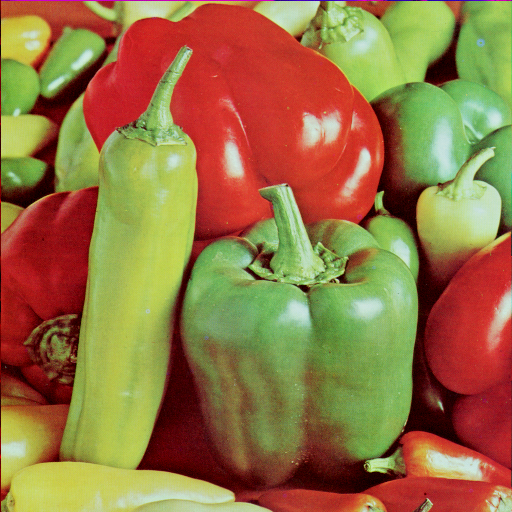
#> input picture legumes.tiff, 512 x 512 px
$ python pdi_funcoes.py
#> lines starting #> are read from the running program, lines starting #| are printed output that depends on the picture; after the words box and inside, x2 and y2 are one past the last pixel; in counts of white or black regions, pixels touching at a corner belong together
import numpy as np
from PIL import Image

def clip_image(img_float):
    return np.clip(img_float, 0, 255).astype(np.uint8)

# Operações algebricas
    # Dissolve uniforme
# [13 lines left out: functions dissolve_uniforme, dissolve_nao_uniforme, not called in this run]

# Transformações de intensidade

def negativo(f): # inverte escala de cinza
    return 255 - f

# Estica a faixa [r_min, r_max] pra [s_min, s_max]
# [4 lines left out: function alargamento_contraste, not called in this run]

def limiarizacao(f, limiar): # Binariza a imagem, pixels com valor >= limiar recebem 255, caso contrario recebem 0
    out = np.where(f >= limiar, 255, 0)
    return out.astype(np.uint8)

# [18 lines left out: functions potencia_gamma, logaritmo, expansao, not called in this run]

def equalizacao(f):
    altura, largura = f.shape # Altura e Largura da imagem
    n_pixels = altura * largura

    hist = np.zeros(256, dtype= int)
    for val in f.flat:
        hist[val] += 1

    cdf = np.cumsum(hist)
    t_map = np.round(255 * cdf / n_pixels).astype(np.uint8)

    out = t_map[f]

    return out

# Contraste adaptativo
def contraste_adaptivo(f, n, c):
    pad = n // 2
    f_d = f.astype(np.float64)
    f_padded = np.pad(f_d, pad, mode = 'edge')
    alt, larg = f.shape

    out = np.zeros_like(f_d)

    for i in range(alt):
        for j in range(larg):
            regiao = f_padded[i : i + n, j + n]
            m_local = np.mean(regiao)

            out[i, j] = c * (f_d[i, j] - m_local) + m_local

    return clip_image(out)

# Convolução genérica
def convolucao(f, h_kernel, offset=0, tratamento_borda='replicate'): # Convolução bidimensional genérica: g = f * h + offset.
    kh, kw = h_kernel.shape
    pad_h, pad_w = kh // 2, kw // 2
    f_d = f.astype(np.float64)

    if tratamento_borda == 'zero':
        f_padded = np.pad(f_d, ((pad_h, pad_h), (pad_w, pad_w)), mode='constant')
    elif tratamento_borda == 'reflect':
        f_padded = np.pad(f_d, ((pad_h, pad_h), (pad_w, pad_w)), mode='reflect')
    else:
        f_padded = np.pad(f_d, ((pad_h, pad_h), (pad_w, pad_w)), mode='edge')

    kernel_inv = np.flip(h_kernel)
    out_h, out_w = f.shape
    g = np.zeros((out_h, out_w), dtype=np.float64)

    for i in range(out_h):
        for j in range(out_w):
            regiao = f_padded[i : i + kh, j : j + kw]
            g[i, j] = np.sum(regiao * kernel_inv) + offset

    return g

# [6 lines left out: function filtro_media, not called in this run]

def filtro_mediana(f, n): # filtro de mediana com vizinhança n x n
    pad = n // 2

    f_padded = np.pad(f, pad, mode = 'edge')
    alt, larg = f.shape

    saida = np.zeros((alt, larg), dtype = np.uint8)

    for i in range(alt):
        for j in range(larg):
            regiao = f_padded[i : i + n, j : j + n]
            saida[i, j] = np.median(regiao)

    return saida

# [12 lines left out: function operador_roberts, not called in this run]

def operador_sobel(f):
    sx = np.array([[-1, 0, 1], [2, 0, -2], [-1, 0, 1]], dtype = np.float64)
    sy = np.array([[-1,-2, -1], [0, 0, 0], [1, 2, 1]], dtype = np.float64)

    gx = convolucao(f, sx)
    gy = convolucao(f, sy)

    mag = np.hypot(gx, gy)

    return gx, gy, clip_image(mag)

# [16 lines left out: function operador_kirsh, not called in this run]

def operador_laplaciano(f):
    lap_kernel = np.array([[0, 1, 0], [1, -4, 1], [0, 1,0 ]], dtype = np.float64)

    return convolucao(f, lap_kernel)


def agucamento_laplaciano(f, c = -1.0):
    lap = operador_laplaciano(f)

    f_d = f.astype(np.float64)
    g_sharp = f_d + c * lap

    return clip_image(np.abs(lap)), clip_image(g_sharp)

def high_boost(f, c = 1.0, n_blur = 3):
    f_d = f.astype(np.float64)
    kernel_blur = np.ones((n_blur, n_blur), dtype = np.float64) / (n_blur * n_blur)

    f_suavizada = convolucao(f, kernel_blur)
    mascara = f_d - f_suavizada

    g_hb = f_d + c * mascara # g_hb = high booost
    return clip_image(mascara), clip_image(g_hb)

caminho_imagem = 'legumes.tiff'

imagem_pil = Image.open(caminho_imagem).convert('L') # converte para escala de cinza
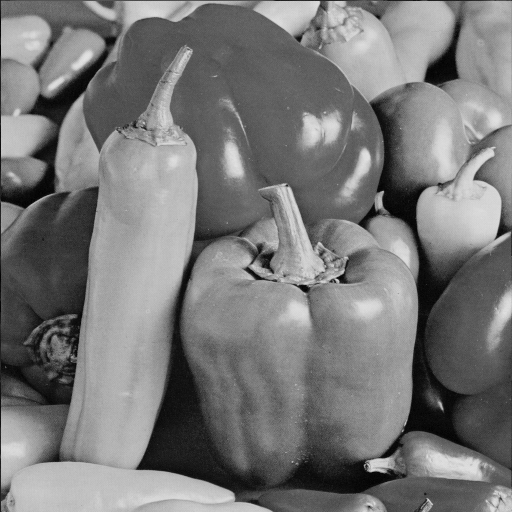
#> imagem_pil: PIL image 512x512 L; min 0, max 228, mean 120.2

# Vai converter a imagem do formato PIL para uma array Numpy
f = np.array(imagem_pil)

print("imagem carregada, resolução: " , f.shape[0], 'x' , f.shape[1], 'pixels')
#| imagem carregada, resolução:  512 x 512 pixels

f.shape

img_equalizada = equalizacao(f)
#> the loop in equalizacao, `for val in f.flat:` made 262144 passes
#> val on passes 1 to 3: 30, 58, 62
#> after the loop in equalizacao, `for val in f.flat:`: hist = 256 values, max 2742 at index 96, min 0 at index 229, mean 1024
#> in equalizacao, `cdf = np.cumsum(hist)`: cdf = 256 values from 2 to 262144
#> in equalizacao, `t_map = np.round(255 * cdf / n_pixels).astype(np.uint8)`: t_map = 256 values from 0 to 255

img_mediana = filtro_mediana(f , 3)

gx, gy, magnitude_sobel = operador_sobel(f)
#> call 2 of convolucao, with h_kernel = array of shape (3, 3), offset = 0, tratamento_borda = 'replicate'
#> after the loop in convolucao (call 2), `for i in range(out_h):`:
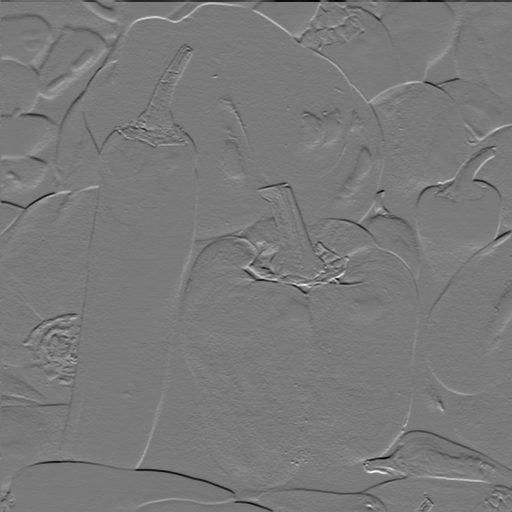
#> g: shape (512, 512) float64; min -736, max 800, mean -1.4; drawn with min black and max white

img_binaria = limiarizacao(f, 128)
#> in limiarizacao, `out = np.where(f >= limiar, 255, 0)`:
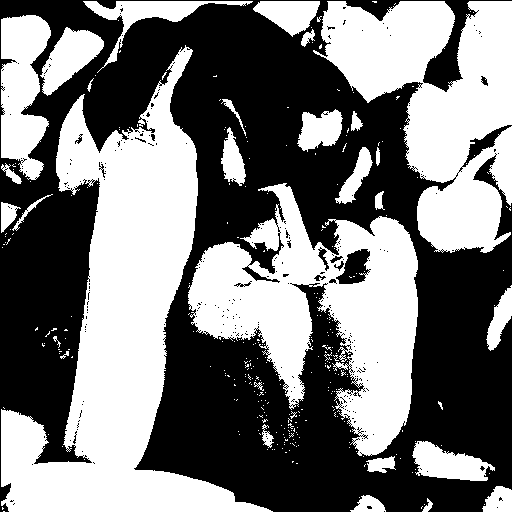
#> out: shape (512, 512) int64; 47.5% white; 304 white regions (272 under 20 px), largest, box (x1, y1, x2, y2) and area: (1, 45, 273, 512) 46213, (188, 183, 418, 456) 29583, (313, 1, 512, 253) 27756
img_contraste = contraste_adaptivo(f, 50, 200)
#> in contraste_adaptivo, `f_padded = np.pad(f_d, pad, mode = 'edge')`:
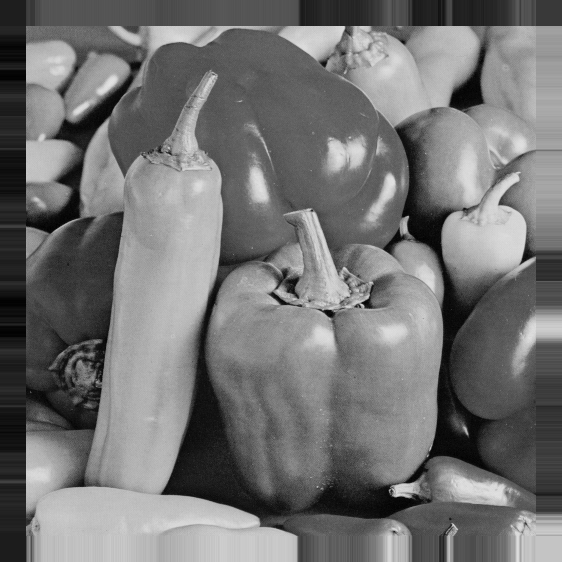
#> f_padded: shape (562, 562) float64; min 0, max 228, mean 115.1
#> after the loop in contraste_adaptivo, `for i in range(alt):`:
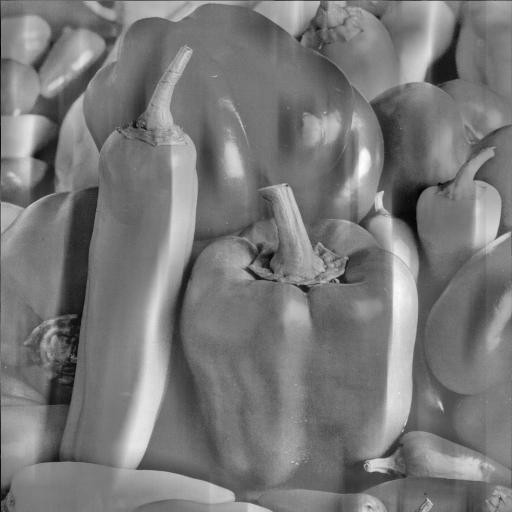
#> out: shape (512, 512) float64; min -35849.8, max 40207.1, mean 336; drawn with min black and max white

mascara_lap, img_agucada_lap = agucamento_laplaciano(f, c=-1.0)
#> in agucamento_laplaciano, `g_sharp = f_d + c * lap`:
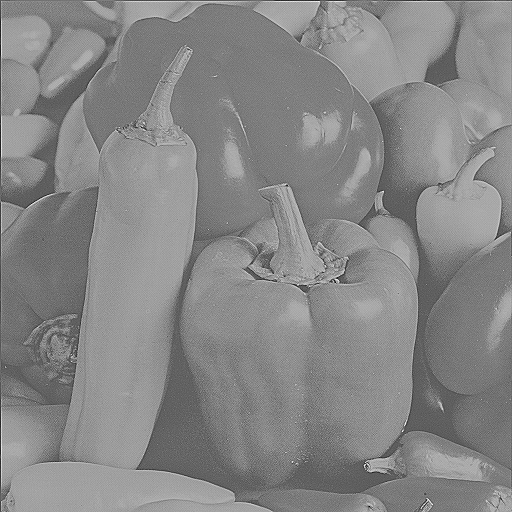
#> g_sharp: shape (512, 512) float64; min -252, max 451, mean 120.2; drawn with min black and max white

mascara_hb, img_agucada = high_boost(f, c = 1.0, n_blur = 3)
#> in clip_image (call 5), `return np.clip(img_float, 0, 255).astype(np.uint8)`:
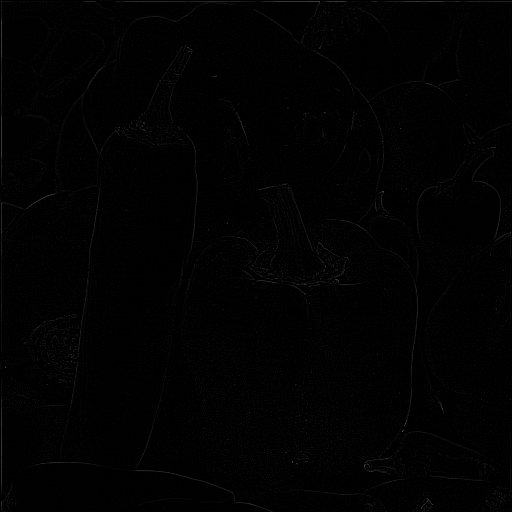
#> returned value: shape (512, 512); min 0, max 73, mean 1.7

# [8 lines of commented-out code are left out]
